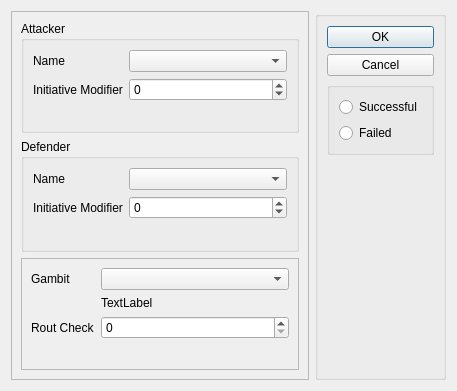
<?xml version="1.0" encoding="UTF-8"?>
<ui version="4.0">
 <class>Dialog</class>
 <widget class="QDialog" name="Dialog">
  <property name="geometry">
   <rect>
    <x>0</x>
    <y>0</y>
    <width>457</width>
    <height>391</height>
   </rect>
  </property>
  <property name="windowTitle">
   <string>Dialog</string>
  </property>
  <layout class="QHBoxLayout" name="horizontalLayout">
   <item>
    <widget class="QFrame" name="frame">
     <property name="frameShape">
      <enum>QFrame::StyledPanel</enum>
     </property>
     <property name="frameShadow">
      <enum>QFrame::Raised</enum>
     </property>
     <layout class="QVBoxLayout" name="verticalLayout">
      <item>
       <widget class="QGroupBox" name="groupBox">
        <property name="title">
         <string>Attacker</string>
        </property>
        <layout class="QFormLayout" name="formLayout_2">
         <item row="0" column="1">
          <widget class="QComboBox" name="attacker_combo">
           <property name="sizePolicy">
            <sizepolicy hsizetype="MinimumExpanding" vsizetype="Fixed">
             <horstretch>0</horstretch>
             <verstretch>0</verstretch>
            </sizepolicy>
           </property>
          </widget>
         </item>
         <item row="1" column="0">
          <widget class="QLabel" name="label_2">
           <property name="text">
            <string>Initiative Modifier</string>
           </property>
          </widget>
         </item>
         <item row="1" column="1">
          <widget class="QSpinBox" name="a_spinBox">
           <property name="minimum">
            <number>-99</number>
           </property>
          </widget>
         </item>
         <item row="0" column="0">
          <widget class="QLabel" name="label">
           <property name="text">
            <string>Name</string>
           </property>
          </widget>
         </item>
        </layout>
       </widget>
      </item>
      <item>
       <widget class="QGroupBox" name="groupBox_2">
        <property name="title">
         <string>Defender</string>
        </property>
        <layout class="QFormLayout" name="formLayout_3">
         <item row="0" column="0">
          <widget class="QLabel" name="label_3">
           <property name="text">
            <string>Name</string>
           </property>
          </widget>
         </item>
         <item row="0" column="1">
          <widget class="QComboBox" name="defender_combobox">
           <property name="sizePolicy">
            <sizepolicy hsizetype="MinimumExpanding" vsizetype="Fixed">
             <horstretch>0</horstretch>
             <verstretch>0</verstretch>
            </sizepolicy>
           </property>
          </widget>
         </item>
         <item row="1" column="0">
          <widget class="QLabel" name="label_4">
           <property name="text">
            <string>Initiative Modifier</string>
           </property>
          </widget>
         </item>
         <item row="1" column="1">
          <widget class="QSpinBox" name="d_spinbox">
           <property name="minimum">
            <number>-99</number>
           </property>
          </widget>
         </item>
        </layout>
       </widget>
      </item>
      <item>
       <widget class="QFrame" name="frame_2">
        <property name="frameShape">
         <enum>QFrame::StyledPanel</enum>
        </property>
        <property name="frameShadow">
         <enum>QFrame::Raised</enum>
        </property>
        <layout class="QFormLayout" name="formLayout">
         <item row="0" column="0">
          <widget class="QLabel" name="label_5">
           <property name="text">
            <string>Gambit</string>
           </property>
          </widget>
         </item>
         <item row="0" column="1">
          <widget class="QComboBox" name="gambit_combo"/>
         </item>
         <item row="1" column="1">
          <widget class="QLabel" name="init_cost_label">
           <property name="text">
            <string>TextLabel</string>
           </property>
          </widget>
         </item>
         <item row="3" column="1">
          <widget class="QSpinBox" name="spinBox"/>
         </item>
         <item row="3" column="0">
          <widget class="QLabel" name="label_6">
           <property name="text">
            <string>Rout Check</string>
           </property>
          </widget>
         </item>
        </layout>
       </widget>
      </item>
     </layout>
    </widget>
   </item>
   <item>
    <widget class="QGroupBox" name="groupBox_3">
     <property name="sizePolicy">
      <sizepolicy hsizetype="Fixed" vsizetype="Preferred">
       <horstretch>0</horstretch>
       <verstretch>0</verstretch>
      </sizepolicy>
     </property>
     <property name="title">
      <string/>
     </property>
     <property name="alignment">
      <set>Qt::AlignLeading|Qt::AlignLeft|Qt::AlignTop</set>
     </property>
     <layout class="QVBoxLayout" name="verticalLayout_2">
      <item>
       <widget class="QDialogButtonBox" name="buttonBox">
        <property name="sizePolicy">
         <sizepolicy hsizetype="Minimum" vsizetype="Fixed">
          <horstretch>0</horstretch>
          <verstretch>0</verstretch>
         </sizepolicy>
        </property>
        <property name="orientation">
         <enum>Qt::Vertical</enum>
        </property>
        <property name="standardButtons">
         <set>QDialogButtonBox::Cancel|QDialogButtonBox::Ok</set>
        </property>
       </widget>
      </item>
      <item>
       <widget class="QGroupBox" name="groupBox_4">
        <property name="sizePolicy">
         <sizepolicy hsizetype="Preferred" vsizetype="Fixed">
          <horstretch>0</horstretch>
          <verstretch>0</verstretch>
         </sizepolicy>
        </property>
        <property name="layoutDirection">
         <enum>Qt::LeftToRight</enum>
        </property>
        <property name="title">
         <string/>
        </property>
        <property name="alignment">
         <set>Qt::AlignLeading|Qt::AlignLeft|Qt::AlignTop</set>
        </property>
        <layout class="QVBoxLayout" name="verticalLayout_3">
         <item>
          <widget class="QRadioButton" name="success_radio">
           <property name="text">
            <string>Successful</string>
           </property>
          </widget>
         </item>
         <item>
          <widget class="QRadioButton" name="fail_radio">
           <property name="text">
            <string>Failed</string>
           </property>
          </widget>
         </item>
        </layout>
       </widget>
      </item>
      <item>
       <spacer name="verticalSpacer">
        <property name="orientation">
         <enum>Qt::Vertical</enum>
        </property>
        <property name="sizeHint" stdset="0">
         <size>
          <width>20</width>
          <height>40</height>
         </size>
        </property>
       </spacer>
      </item>
     </layout>
    </widget>
   </item>
  </layout>
 </widget>
 <resources/>
 <connections>
  <connection>
   <sender>buttonBox</sender>
   <signal>accepted()</signal>
   <receiver>Dialog</receiver>
   <slot>accept()</slot>
   <hints>
    <hint type="sourcelabel">
     <x>248</x>
     <y>254</y>
    </hint>
    <hint type="destinationlabel">
     <x>157</x>
     <y>274</y>
    </hint>
   </hints>
  </connection>
  <connection>
   <sender>buttonBox</sender>
   <signal>rejected()</signal>
   <receiver>Dialog</receiver>
   <slot>reject()</slot>
   <hints>
    <hint type="sourcelabel">
     <x>316</x>
     <y>260</y>
    </hint>
    <hint type="destinationlabel">
     <x>286</x>
     <y>274</y>
    </hint>
   </hints>
  </connection>
 </connections>
</ui>
